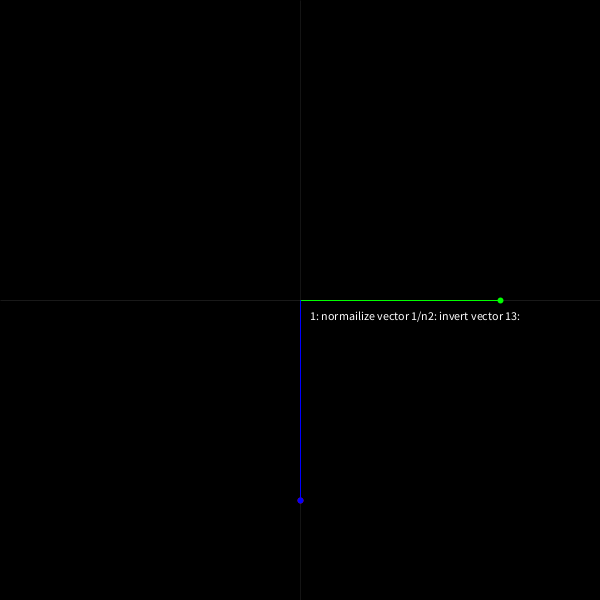
Frame 1 (no input)
Frame 60 (the mouse pressed at the canvas centre just before this capture): identical to frame 1, image omitted
Frame 120 (the mouse held since frame 60 and released just before this capture): identical to frame 1, image omitted

The Processing sketch that drew this single still picture (run headless with seeded random() and noise(); from frame 60 on, the mouse is pressed at the canvas centre):

// Processing sketch: playingWithVectors
// ── playingWithVectors.pde
PVector v1 = new PVector(0, 200);
PVector v2 = new PVector(200, 0);
PVector v3 = v1.copy();

void setup() {
  size(600, 600);
  surface.setResizable(true);
}

void draw() {
  background(0);

  translate(width/2, height/2);

  stroke(100);
  strokeWeight(0.2);
  line(-(width/2), 0, width/2, 0);
  line(0, -(height/2), 0, height/2);

  stroke(255, 0, 0);
  strokeWeight(6);
  point(v1.x, v1.y);
  strokeWeight(1);
  line(0, 0, v1.x, v1.y);

  stroke(0, 255, 0);
  strokeWeight(6);
  point(v2.x, v2.y);
  strokeWeight(1);
  line(0, 0, v2.x, v2.y);

  if (keyPressed) {
    switch(key) {
    case '1':
      v3 = v1.copy();
      v3.normalize();
      println("normalize!");
      break;
    case '2':
      v3 = v1.copy();
      v3.mult(-1);
      println("flip!");
      break;
    case '3':
      v3 = v1.copy();
      v3.setMag(50);
      println("set magnitude!");
      break;
    case '4':
      v3 = v1.copy();
      v3 = PVector.add(v1, v2);
      println("add together!");
      stroke(0, 255, 0);
      strokeWeight(0.1);
      line(v1.x, v1.y, v3.x, v3.y);
      strokeWeight(1);
      break;
    case '5':
      v3 = v1.copy();
      v3 = PVector.sub(v1, v2);
      println("subtract!");
      break;
    case '6':
      v3 = v1.copy();
      v3 = PVector.div(v1, 2);
      println("subdivide!");
      break;
    case '7':
      v3.rotate(2*PI/360);
      println("rotate!");
      break;
    case '8':
      float angle = PVector.angleBetween(v1, v2);
      v3 = new PVector(1, 0);
      v3.setMag(150);
      v3.rotate(angle/2);
      break;
    case 'a':
      v2.rotate(-2*PI/360);
      break;
    case 'd':
      v2.rotate(2*PI/360);
      break;
    case 'j':
      v1.rotate(-2*PI/360);
      break;
    case 'l':
      v1.rotate(2*PI/360);
      break;
    }
  }

  stroke(0, 0, 255);
  strokeWeight(6);
  point(v3.x, v3.y);
  strokeWeight(1);
  line(0, 0, v3.x, v3.y);
  
  text("1: normailize vector 1/n" +
  "2: invert vector 1" +
  "3: "
  , 10, 20);
}
